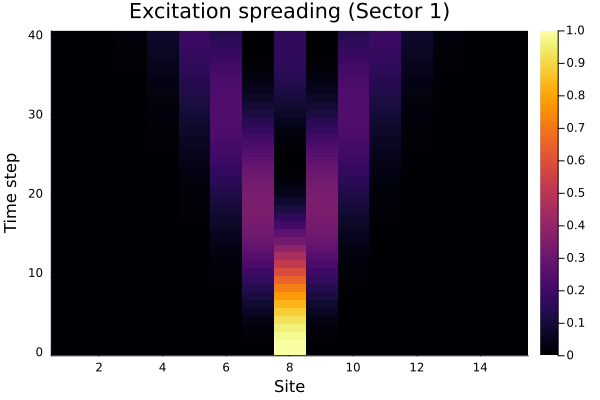

Generate this figure with Julia:
using LinearAlgebra
using ParafermionDynamic
using Plots, JLD2

# -----------------------------
# Model parameters with sector
# -----------------------------
L = 15
n = 3
sector = 1
reflection_parity = 1
cc_parity = 1
J  = 1.0
g  = 0.0
α = 10.0
mu=zeros(L)

# Build model in specific sector
model = build_model(L; n=n,  sector=sector, reflection_parity=nothing, cc_parity=nothing,
                    hopping=long_range_hopping(L,J,α),
                    pair_hopping=long_range_hopping(L,g,α), mu=mu)

println("Q=$sector + refl(+1) + CC(+1) dim = ", length(model.states))
println("Full basis size would be: ", n^L)

# -----------------------------
# Initial state in the same sector
# -----------------------------
middle = div(L,2)
s0 = polarized_state(L, n, 0)


# Check initial state sector
initial_sector = sum(digit_at(s0, i, n) for i in 0:L-1) % n
println("Initial state sector: $initial_sector")

# Modify to stay in desired sector
s0 = set_digit(s0, middle, 1, n)

# Verify final state sector
final_sector = sum(BasisZn.digit_at(s0, i, n) for i in 0:L-1) % n
println("Final state sector: $final_sector")

ψ0 = zeros(ComplexF64, length(model.states))
ψ0[model.idxmap[s0]] = 1.0 + 0im

# -----------------------------
# Time evolution (stays in sector)
# -----------------------------
dt = 0.05
steps = 40
ψt = copy(ψ0)

occ_time = zeros(Float64, L, steps+1)
occ_time[:,1] = local_occupation(ψt, model)

for t in 1:steps
    global ψt = krylov_time_evolve(ψt, dt, apply_H!, model; kry_m=20)
    occ_time[:, t+1] = local_occupation(ψt, model)
    
    # Verify we stay in sector
    current_sector = sum(local_occupation(ψt, model)) % n
    println("Time step $t: sector = $current_sector")
end


heatmap(1:L, 0:steps, occ_time', 
        xlabel="Site", ylabel="Time step", 
        title="Excitation spreading (Sector $sector)")
savefig("example2.png")


# NOTE: Since we are using reflection symmetry (reflection_parity = ±1),
# the Hilbert space is reduced by identifying each state with its mirror.
# As a result, local observables like occupation only show "half" the system.
# To visualize the full chain, we need to "unfold" the result by mirroring
# the left half onto the right (or vice versa). This does not affect the dynamics
# but restores the full spatial picture for plotting.

function unfold_reflection(occ_folded::Array{Float64,2}, L::Int)
    
    middle = div(L, 2)
    if isodd(L)
        left = occ_folded[1:middle, :]
        center = occ_folded[middle+1, :]'  # middle site
        right = reverse(left, dims=1)
        return vcat(left, center, right)
    else
        left = occ_folded[1:middle, :]
        right = reverse(left, dims=1)
        return vcat(left, right)
    end
end


occ_full = unfold_reflection(occ_time, L)

heatmap(1:L, 0:steps, occ_full', 
        xlabel="Site", ylabel="Time step", 
        title="Excitation spreading (Sector $sector + refl(+1))")
savefig("example2_unfolded.png")

 
JLD2.@save "data_exact_L15.jld2" occ_full
